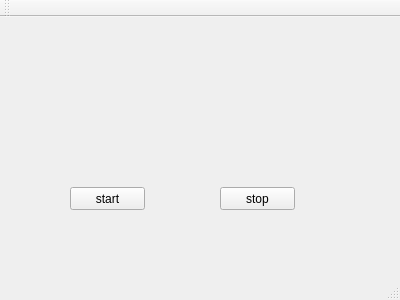
<?xml version="1.0" encoding="UTF-8"?>
<ui version="4.0">
 <class>MainWindow</class>
 <widget class="QMainWindow" name="MainWindow">
  <property name="geometry">
   <rect>
    <x>0</x>
    <y>0</y>
    <width>400</width>
    <height>300</height>
   </rect>
  </property>
  <property name="windowTitle">
   <string>MainWindow</string>
  </property>
  <widget class="QWidget" name="centralWidget">
   <widget class="QPushButton" name="btnStart">
    <property name="geometry">
     <rect>
      <x>70</x>
      <y>170</y>
      <width>75</width>
      <height>23</height>
     </rect>
    </property>
    <property name="text">
     <string>start</string>
    </property>
   </widget>
   <widget class="QPushButton" name="btnStop">
    <property name="geometry">
     <rect>
      <x>220</x>
      <y>170</y>
      <width>75</width>
      <height>23</height>
     </rect>
    </property>
    <property name="text">
     <string>stop</string>
    </property>
   </widget>
  </widget>
  <widget class="QMenuBar" name="menuBar">
   <property name="geometry">
    <rect>
     <x>0</x>
     <y>0</y>
     <width>400</width>
     <height>23</height>
    </rect>
   </property>
  </widget>
  <widget class="QToolBar" name="mainToolBar">
   <attribute name="toolBarArea">
    <enum>TopToolBarArea</enum>
   </attribute>
   <attribute name="toolBarBreak">
    <bool>false</bool>
   </attribute>
  </widget>
  <widget class="QStatusBar" name="statusBar"/>
 </widget>
 <layoutdefault spacing="6" margin="11"/>
 <resources/>
 <connections/>
</ui>
